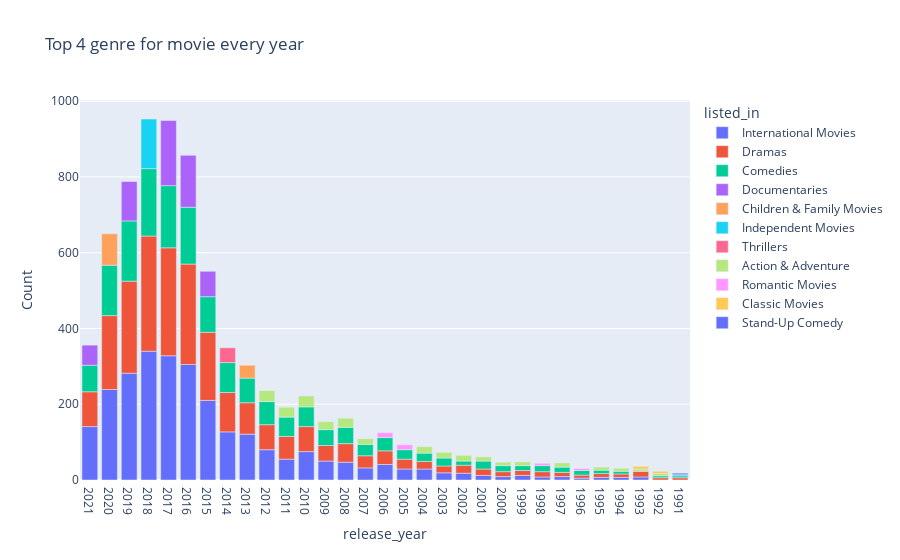

The notebook cell this image was saved under:
### Code cell
top_4_movies_genre_year_df=genre_movies_df.groupby(['release_year','listed_in']).count().reset_index().sort_values(by=['release_year','show_id'],ascending=False).groupby('release_year').head(4).rename({'show_id':'Count'},axis=1)
top_4_movies_genre_year_df=top_4_movies_genre_year_df[top_4_movies_genre_year_df['release_year'].astype('int')>1990]
pl.bar(top_4_movies_genre_year_df,x='release_year',y='Count',color='listed_in',title="Top 4 genre for movie every year")

### Figure 1 — Plotly figure (JSON) as saved in the notebook; plotly's stock layout.template omitted (floating-point values rounded to 4 significant figures)
{"data": [{"alignmentgroup": "True", "hovertemplate": "listed_in=International Movies<br>release_year=%{x}<br>Count=%{y}<extra></extra>", "legendgroup": "International Movies", "marker": {"color": "#636efa", "pattern": {"shape": ""}}, "name": "International Movies", "offsetgroup": "International Movies", "orientation": "v", "showlegend": true, "textposition": "auto", "type": "bar", "x": ["2021", "2020", "2019", "2018", "2017", "2016", "2015", "2014", "2013", "2012", "2011", "2010", "2009", "2008", "2007", "2006", "2005", "2004", "2003", "2002", "2001", "2000", "1999", "1998", "1997", "1996", "1995", "1994", "1993"], "xaxis": "x", "y": [141, 239, 282, 340, 328, 305, 210, 127, 121, 80, 55, 75, 50, 47, 32, 41, 29, 29, 19, 18, 12, 9, 12, 8, 9, 5, 7, 7, 8], "yaxis": "y"}, {"alignmentgroup": "True", "hovertemplate": "listed_in=Dramas<br>release_year=%{x}<br>Count=%{y}<extra></extra>", "legendgroup": "Dramas", "marker": {"color": "#EF553B", "pattern": {"shape": ""}}, "name": "Dramas", "offsetgroup": "Dramas", "orientation": "v", "showlegend": true, "textposition": "auto", "type": "bar", "x": ["2021", "2020", "2019", "2018", "2017", "2016", "2015", "2014", "2013", "2012", "2011", "2010", "2009", "2008", "2007", "2006", "2005", "2004", "2003", "2002", "2001", "2000", "1999", "1998", "1997", "1996", "1995", "1994", "1993", "1992", "1991"], "xaxis": "x", "y": [92, 195, 243, 304, 285, 265, 180, 104, 83, 66, 60, 66, 41, 49, 32, 36, 26, 20, 18, 21, 17, 13, 13, 14, 11, 8, 10, 9, 15, 6, 6], "yaxis": "y"}, {"alignmentgroup": "True", "hovertemplate": "listed_in=Comedies<br>release_year=%{x}<br>Count=%{y}<extra></extra>", "legendgroup": "Comedies", "marker": {"color": "#00cc96", "pattern": {"shape": ""}}, "name": "Comedies", "offsetgroup": "Comedies", "orientation": "v", "showlegend": true, "textposition": "auto", "type": "bar", "x": ["2021", "2020", "2019", "2018", "2017", "2016", "2015", "2014", "2013", "2012", "2011", "2010", "2009", "2008", "2007", "2006", "2005", "2004", "2003", "2002", "2001", "2000", "1999", "1998", "1997", "1996", "1995", "1994", "1992", "1991"], "xaxis": "x", "y": [70, 133, 159, 178, 164, 150, 94, 79, 65, 61, 51, 52, 42, 43, 30, 35, 25, 22, 21, 11, 21, 16, 13, 16, 14, 12, 9, 7, 5, 5], "yaxis": "y"}, {"alignmentgroup": "True", "hovertemplate": "listed_in=Documentaries<br>release_year=%{x}<br>Count=%{y}<extra></extra>", "legendgroup": "Documentaries", "marker": {"color": "#ab63fa", "pattern": {"shape": ""}}, "name": "Documentaries", "offsetgroup": "Documentaries", "orientation": "v", "showlegend": true, "textposition": "auto", "type": "bar", "x": ["2021", "2019", "2017", "2016", "2015"], "xaxis": "x", "y": [53, 104, 172, 137, 67], "yaxis": "y"}, {"alignmentgroup": "True", "hovertemplate": "listed_in=Children & Family Movies<br>release_year=%{x}<br>Count=%{y}<extra></extra>", "legendgroup": "Children & Family Movies", "marker": {"color": "#FFA15A", "pattern": {"shape": ""}}, "name": "Children & Family Movies", "offsetgroup": "Children & Family Movies", "orientation": "v", "showlegend": true, "textposition": "auto", "type": "bar", "x": ["2020", "2013"], "xaxis": "x", "y": [83, 34], "yaxis": "y"}, {"alignmentgroup": "True", "hovertemplate": "listed_in=Independent Movies<br>release_year=%{x}<br>Count=%{y}<extra></extra>", "legendgroup": "Independent Movies", "marker": {"color": "#19d3f3", "pattern": {"shape": ""}}, "name": "Independent Movies", "offsetgroup": "Independent Movies", "orientation": "v", "showlegend": true, "textposition": "auto", "type": "bar", "x": ["2018", "1991"], "xaxis": "x", "y": [131, 3], "yaxis": "y"}, {"alignmentgroup": "True", "hovertemplate": "listed_in=Thrillers<br>release_year=%{x}<br>Count=%{y}<extra></extra>", "legendgroup": "Thrillers", "marker": {"color": "#FF6692", "pattern": {"shape": ""}}, "name": "Thrillers", "offsetgroup": "Thrillers", "orientation": "v", "showlegend": true, "textposition": "auto", "type": "bar", "x": ["2014"], "xaxis": "x", "y": [39], "yaxis": "y"}, {"alignmentgroup": "True", "hovertemplate": "listed_in=Action & Adventure<br>release_year=%{x}<br>Count=%{y}<extra></extra>", "legendgroup": "Action & Adventure", "marker": {"color": "#B6E880", "pattern": {"shape": ""}}, "name": "Action & Adventure", "offsetgroup": "Action & Adventure", "orientation": "v", "showlegend": true, "textposition": "auto", "type": "bar", "x": ["2012", "2011", "2010", "2009", "2008", "2007", "2004", "2003", "2002", "2001", "2000", "1999", "1997", "1995", "1994", "1993", "1992"], "xaxis": "x", "y": [29, 26, 29, 21, 24, 15, 17, 15, 15, 11, 9, 10, 11, 8, 8, 6, 6], "yaxis": "y"}, {"alignmentgroup": "True", "hovertemplate": "listed_in=Romantic Movies<br>release_year=%{x}<br>Count=%{y}<extra></extra>", "legendgroup": "Romantic Movies", "marker": {"color": "#FF97FF", "pattern": {"shape": ""}}, "name": "Romantic Movies", "offsetgroup": "Romantic Movies", "orientation": "v", "showlegend": true, "textposition": "auto", "type": "bar", "x": ["2006", "2005", "1998", "1996"], "xaxis": "x", "y": [13, 13, 6, 5], "yaxis": "y"}, {"alignmentgroup": "True", "hovertemplate": "listed_in=Classic Movies<br>release_year=%{x}<br>Count=%{y}<extra></extra>", "legendgroup": "Classic Movies", "marker": {"color": "#FECB52", "pattern": {"shape": ""}}, "name": "Classic Movies", "offsetgroup": "Classic Movies", "orientation": "v", "showlegend": true, "textposition": "auto", "type": "bar", "x": ["1993", "1992"], "xaxis": "x", "y": [7, 6], "yaxis": "y"}, {"alignmentgroup": "True", "hovertemplate": "listed_in=Stand-Up Comedy<br>release_year=%{x}<br>Count=%{y}<extra></extra>", "legendgroup": "Stand-Up Comedy", "marker": {"color": "#636efa", "pattern": {"shape": ""}}, "name": "Stand-Up Comedy", "offsetgroup": "Stand-Up Comedy", "orientation": "v", "showlegend": true, "textposition": "auto", "type": "bar", "x": ["1991"], "xaxis": "x", "y": [4], "yaxis": "y"}], "layout": {"barmode": "relative", "legend": {"title": {"text": "listed_in"}, "tracegroupgap": 0}, "title": {"text": "Top 4 genre for movie every year"}, "xaxis": {"anchor": "y", "domain": [0, 1], "title": {"text": "release_year"}}, "yaxis": {"anchor": "x", "domain": [0, 1], "title": {"text": "Count"}}}}
